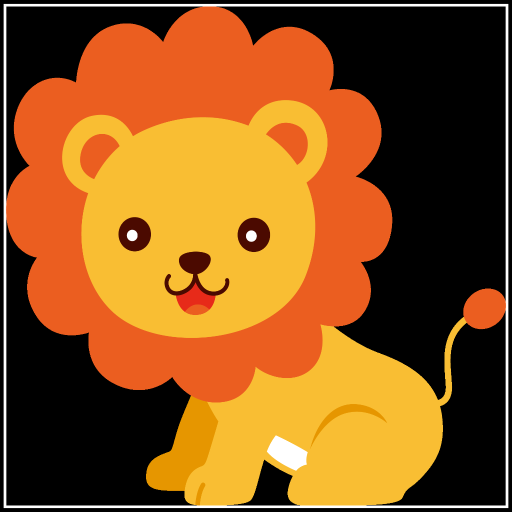
#> input picture Edge_detection/input/lion.png, 1024 x 1024 px, found by its file name (shown at 1/2 size)
$ python main.py
#> lines starting #> are read from the running program, lines starting #| are printed output that depends on the picture; pictures that were not available may be replaced by others from this repository, and a replacement may not be noted
import cv2
import numpy as np

img1=cv2.imread("Edge_detection/input/lion.png",cv2.IMREAD_GRAYSCALE)
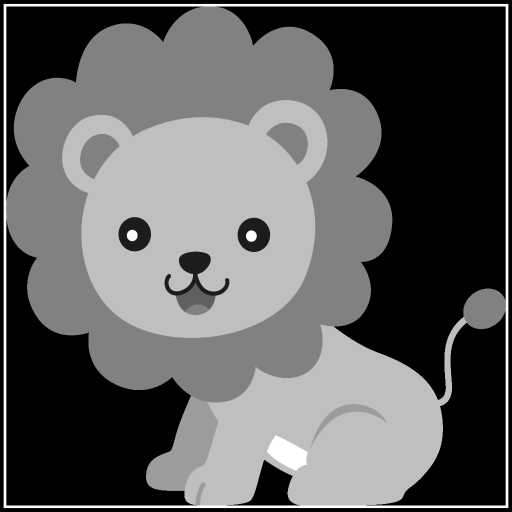
#> img1: shape (1024, 1024) (shown at 1/2 size); min 0, max 255, mean 95.6
img2=cv2.imread("Edge_detection/input/spider.png",cv2.IMREAD_GRAYSCALE)
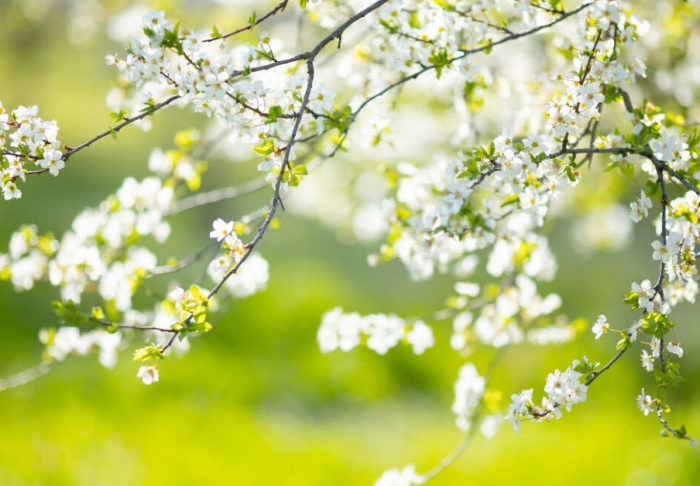
#> input picture Histogram/input/R.jpg, 700 x 486 px, given in place of spider.png, which was not available
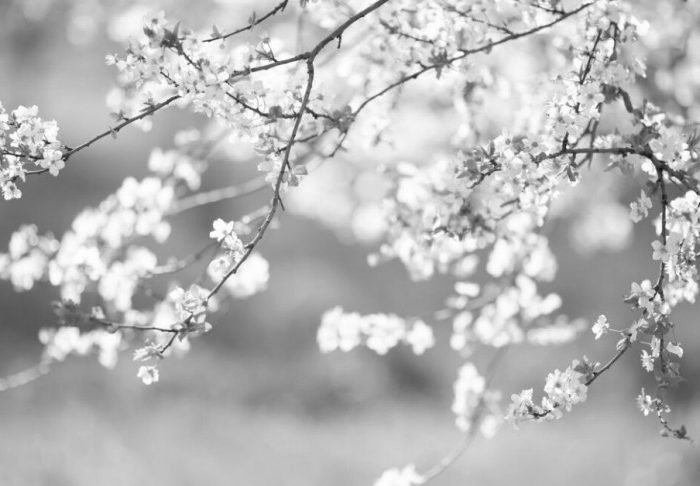
#> img2: shape (486, 700); min 15, max 255, mean 181.8


rows_1,cols_1=img1.shape
#> rows_1 = 1024; cols_1 = 1024
rows_2,cols_2=img2.shape
#> rows_2 = 486; cols_2 = 700
lion_result=np.zeros((rows_1,cols_1),dtype=np.uint8)
spider_result=np.zeros((rows_2,cols_2),dtype=np.uint8)


lion_filter=np.array([[-1 ,-1, -1],
                 [-1, 8, -1],
                 [-1, -1 ,-1]])

for i in range(1,rows_1-1):
    for j in range(1,cols_1-1):
        small_1=img1[i-1:i+2,j-1:j+2]
        average_1=np.sum(small_1*lion_filter)
        lion_result[i,j]=average_1
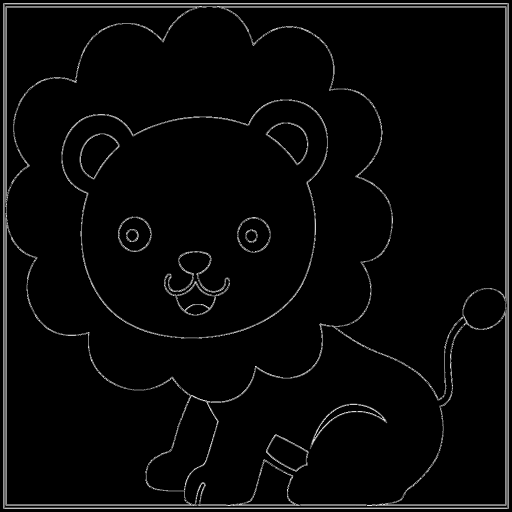
#> lion_result: shape (1024, 1024) (shown at 1/2 size); min 0, max 255, mean 7.6

cv2.imwrite("Edge_detection/output/result1.png",lion_result)

spider_filter=np.array([[-1 ,-1, -1],
                         [-1, 7, -1],
                            [-1, -1 ,-1]])


for i in range(1,rows_2-1):
    for j in range(1,cols_2-1):
        small_2=img2[i-1:i+2,j-1:j+2]
        average_2=np.abs(np.sum(small_2*spider_filter))
        spider_result[i,j]=average_2
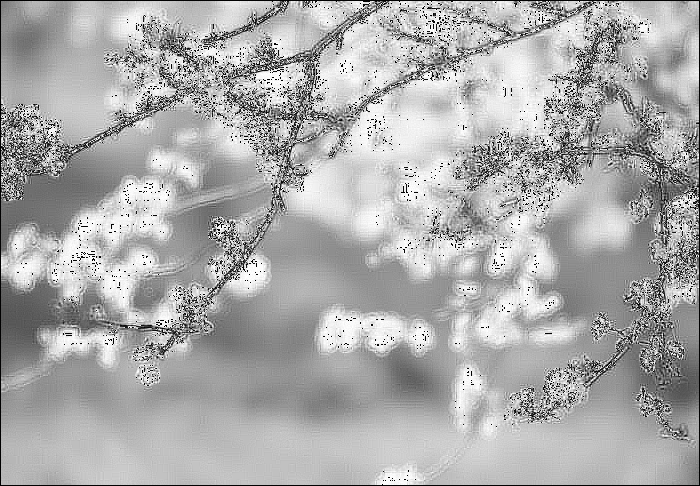
#> spider_result: shape (486, 700); min 0, max 255, mean 172.2

cv2.imwrite("Edge_detection/output/result2.png",spider_result)
